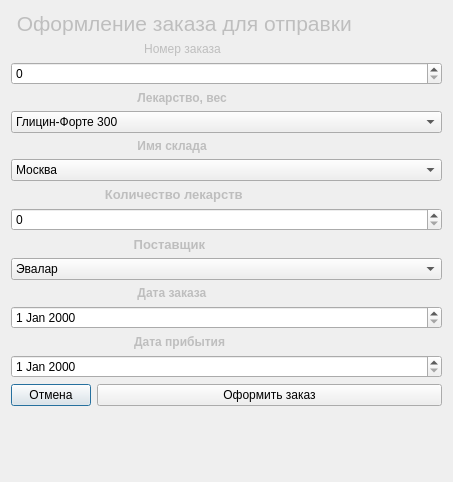
<?xml version="1.0" encoding="UTF-8"?>
<ui version="4.0">
 <class>Dialog</class>
 <widget class="QDialog" name="Dialog">
  <property name="geometry">
   <rect>
    <x>0</x>
    <y>0</y>
    <width>453</width>
    <height>482</height>
   </rect>
  </property>
  <property name="windowTitle">
   <string>Dialog</string>
  </property>
  <layout class="QVBoxLayout" name="verticalLayout">
   <item>
    <layout class="QFormLayout" name="formLayout">
     <item row="0" column="0" colspan="2">
      <widget class="QLabel" name="label">
       <property name="enabled">
        <bool>false</bool>
       </property>
       <property name="font">
        <font>
         <pointsize>16</pointsize>
        </font>
       </property>
       <property name="text">
        <string> Оформление заказа для отправки</string>
       </property>
      </widget>
     </item>
     <item row="1" column="0" colspan="2">
      <widget class="QLabel" name="label_2">
       <property name="enabled">
        <bool>false</bool>
       </property>
       <property name="text">
        <string>                                        Номер заказа</string>
       </property>
      </widget>
     </item>
     <item row="2" column="0" colspan="2">
      <widget class="QSpinBox" name="id"/>
     </item>
     <item row="3" column="0" colspan="2">
      <widget class="QLabel" name="label_4">
       <property name="enabled">
        <bool>false</bool>
       </property>
       <property name="font">
        <font>
         <pointsize>9</pointsize>
         <weight>75</weight>
         <bold>true</bold>
        </font>
       </property>
       <property name="text">
        <string>                                      Лекарство, вес</string>
       </property>
      </widget>
     </item>
     <item row="4" column="0" colspan="2">
      <widget class="QComboBox" name="med_weight">
       <item>
        <property name="text">
         <string>Глицин-Форте 300</string>
        </property>
       </item>
       <item>
        <property name="text">
         <string>Фитогипноз 215</string>
        </property>
       </item>
       <item>
        <property name="text">
         <string>Цинарикс 400</string>
        </property>
       </item>
       <item>
        <property name="text">
         <string>Железо-Плюс 150</string>
        </property>
       </item>
       <item>
        <property name="text">
         <string>Живели-Флекс-Актив V80 100</string>
        </property>
       </item>
       <item>
        <property name="text">
         <string>Ревмафлекс 610</string>
        </property>
       </item>
       <item>
        <property name="text">
         <string>Урисан 550</string>
        </property>
       </item>
       <item>
        <property name="text">
         <string>Фемо-Клим 505</string>
        </property>
       </item>
       <item>
        <property name="text">
         <string>Перфектил-Платинум 250</string>
        </property>
       </item>
       <item>
        <property name="text">
         <string>Глицин-Форте 500</string>
        </property>
       </item>
       <item>
        <property name="text">
         <string>Расторопши-экстракт 250</string>
        </property>
       </item>
       <item>
        <property name="text">
         <string>Расторопши-экстракт 400</string>
        </property>
       </item>
      </widget>
     </item>
     <item row="5" column="0" colspan="2">
      <widget class="QLabel" name="label_3">
       <property name="enabled">
        <bool>false</bool>
       </property>
       <property name="font">
        <font>
         <pointsize>9</pointsize>
         <weight>75</weight>
         <italic>false</italic>
         <bold>true</bold>
         <underline>false</underline>
        </font>
       </property>
       <property name="text">
        <string>                                      Имя склада</string>
       </property>
      </widget>
     </item>
     <item row="6" column="0" colspan="2">
      <widget class="QComboBox" name="stock">
       <item>
        <property name="text">
         <string>Москва</string>
        </property>
       </item>
       <item>
        <property name="text">
         <string>Санк-Петербург</string>
        </property>
       </item>
       <item>
        <property name="text">
         <string>Владивосток</string>
        </property>
       </item>
       <item>
        <property name="text">
         <string>Екатеринбург</string>
        </property>
       </item>
      </widget>
     </item>
     <item row="7" column="0" colspan="2">
      <widget class="QLabel" name="label_5">
       <property name="enabled">
        <bool>false</bool>
       </property>
       <property name="font">
        <font>
         <pointsize>10</pointsize>
         <weight>75</weight>
         <bold>true</bold>
        </font>
       </property>
       <property name="text">
        <string>                          Количество лекарств</string>
       </property>
      </widget>
     </item>
     <item row="8" column="0" colspan="2">
      <widget class="QSpinBox" name="med_count"/>
     </item>
     <item row="9" column="0" colspan="2">
      <widget class="QLabel" name="label_6">
       <property name="enabled">
        <bool>false</bool>
       </property>
       <property name="font">
        <font>
         <pointsize>10</pointsize>
         <weight>75</weight>
         <bold>true</bold>
        </font>
       </property>
       <property name="text">
        <string>                                  Поставщик</string>
       </property>
      </widget>
     </item>
     <item row="10" column="0" colspan="2">
      <widget class="QComboBox" name="supplier">
       <item>
        <property name="text">
         <string>Эвалар</string>
        </property>
       </item>
       <item>
        <property name="text">
         <string>Витабиотикс</string>
        </property>
       </item>
       <item>
        <property name="text">
         <string>Фармгрупп</string>
        </property>
       </item>
       <item>
        <property name="text">
         <string>Крка</string>
        </property>
       </item>
      </widget>
     </item>
     <item row="11" column="0" colspan="2">
      <widget class="QLabel" name="label_7">
       <property name="enabled">
        <bool>false</bool>
       </property>
       <property name="minimumSize">
        <size>
         <width>0</width>
         <height>0</height>
        </size>
       </property>
       <property name="font">
        <font>
         <pointsize>9</pointsize>
         <weight>75</weight>
         <bold>true</bold>
        </font>
       </property>
       <property name="text">
        <string>                                      Дата заказа</string>
       </property>
      </widget>
     </item>
     <item row="12" column="0" colspan="2">
      <widget class="QDateEdit" name="order_date"/>
     </item>
     <item row="13" column="0" colspan="2">
      <widget class="QLabel" name="label_8">
       <property name="enabled">
        <bool>false</bool>
       </property>
       <property name="font">
        <font>
         <pointsize>9</pointsize>
         <weight>75</weight>
         <bold>true</bold>
        </font>
       </property>
       <property name="text">
        <string>                                     Дата прибытия</string>
       </property>
      </widget>
     </item>
     <item row="14" column="0" colspan="2">
      <widget class="QDateEdit" name="departure_date"/>
     </item>
     <item row="15" column="0">
      <widget class="QPushButton" name="cancel">
       <property name="font">
        <font>
         <pointsize>9</pointsize>
        </font>
       </property>
       <property name="text">
        <string>Отмена</string>
       </property>
      </widget>
     </item>
     <item row="15" column="1">
      <widget class="QPushButton" name="accept">
       <property name="font">
        <font>
         <pointsize>9</pointsize>
        </font>
       </property>
       <property name="text">
        <string>Оформить заказ</string>
       </property>
      </widget>
     </item>
    </layout>
   </item>
  </layout>
 </widget>
 <resources/>
 <connections/>
</ui>
